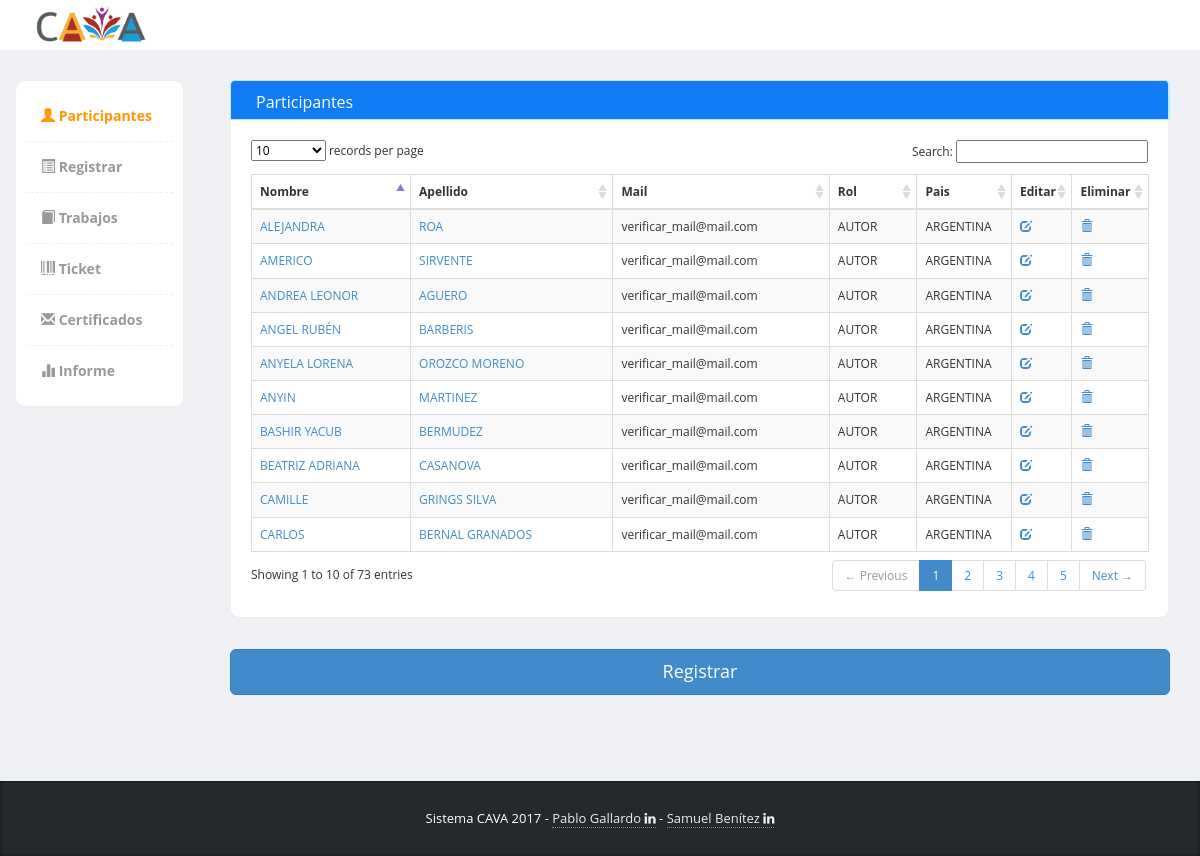
Before: / with the older database file.
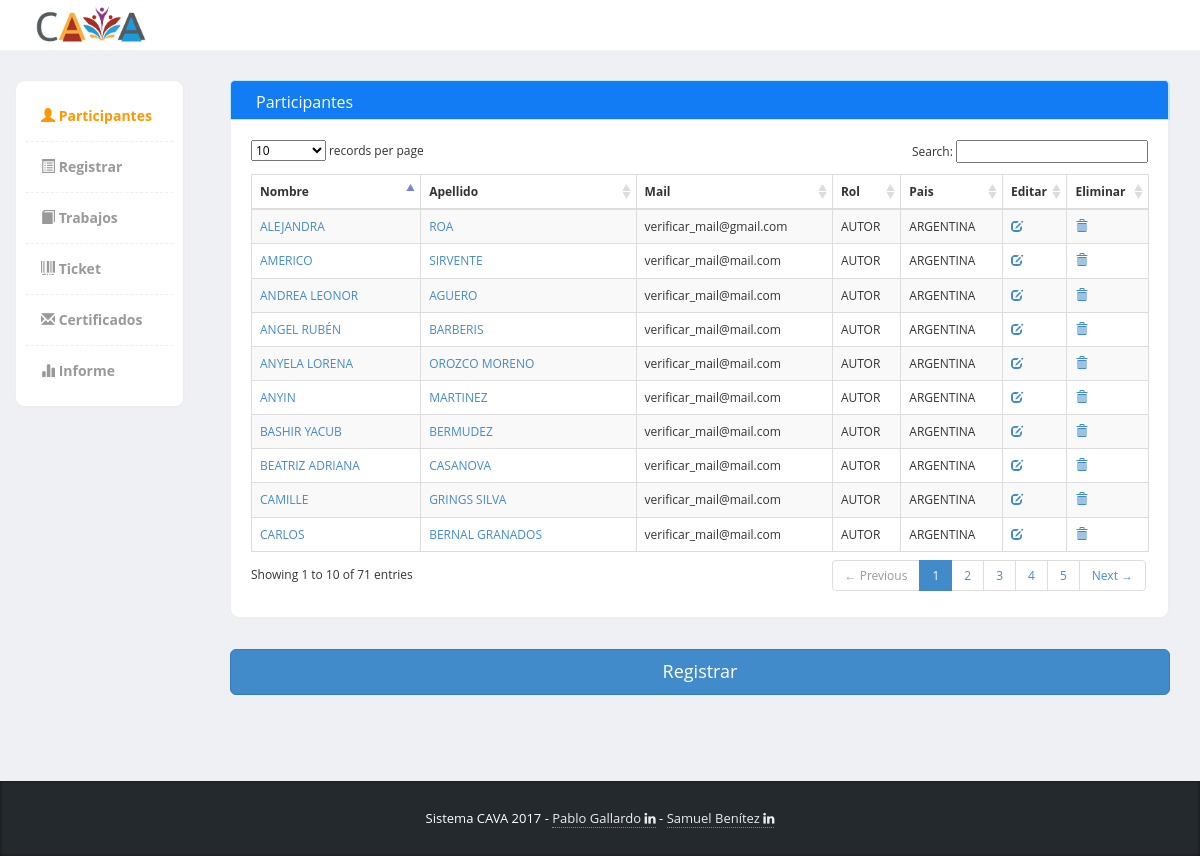
After: the same page with the newer database file.
### tables this page shows
CREATE TABLE `personas` (
  `id_persona` int(11) NOT NULL,
  `nombre` varchar(64) NOT NULL,
  `apellido` varchar(64) NOT NULL,
  `mail` varchar(100) NOT NULL,
  `id_rol` int(11) NOT NULL,
  `id_pais` int(11) NOT NULL
);

CREATE TABLE `rol` (
  `id_rol` int(11) NOT NULL,
  `rol` varchar(24) NOT NULL
);

CREATE TABLE `pais` (
  `id_pais` int(11) NOT NULL,
  `pais` varchar(32) NOT NULL
);

### application/controllers/participantes.php (called while the page is built, shortened)
<?php
class Participantes extends CI_Controller {
	public function __construct(){
		$this->load->model('personas_model');
	}
	public function index()
	{
		$data['participantes_menu'] = TRUE;
		$this->load->view('commons/header_menu_view',$data);
		$data['personas'] = $this->personas_model->get();
		$this->load->view('participantes_view',$data);
		$this->load->view('commons/footer_view');
	}
}

### index.php (called while the page is built, shortened)
<?php
require_once BASEPATH.'core/CodeIgniter.php';

### application/models/personas_model.php (called while the page is built, shortened)
<?php
class personas_model extends CI_model {
	function get($condition = null){
		$this->db->select('*');
		$this->db->from('personas p');
		$this->db->join('rol r', 'p.id_rol = r.id_rol');
		$this->db->join('pais pa', 'p.id_pais = pa.id_pais');
		$this->db->order_by('nombre');
		$query = $this->db->get();
		return $query->result();
	}
}

### application/views/participantes_view.php (the view, shortened to what this page needs)
<div class="col-md-12 panel-info">
			  			<div class="content-box-header panel-heading">
		  					<div class="panel-title ">Participantes</div>
			  			</div>
			  			<div class="content-box-large box-with-header">
			  				<table cellpadding="0" cellspacing="0" border="0" class="table table-striped table-bordered" id="example">
								<thead>
									<tr>
										<th>Nombre</th>
										<th>Apellido</th>
										<th>Mail</th>
										<th>Rol</th>
										<th>Pais</th>
										<th>Editar</th>
										<th>Eliminar</th>
									</tr>
								</thead>
								<tbody>
									<?php foreach ($personas as $persona):?>
									<tr class="odd gradeX">
										<td><a href="<?=base_url('bono')?><?='/pagos/'.$persona->id_persona?>"><?=strtoupper($persona->nombre)?></a></td>
										<td><a href="<?=base_url('bono')?><?='/pagos/'.$persona->id_persona?>"><?=strtoupper($persona->apellido)?></a></td>
										<td><?=$persona->mail?></td>
										<td class="center"><?=$persona->rol?></td>
										<td class="center"><?=$persona->pais?></td>
										<td class="center"><a href="<?=base_url('registro')?><?='/modificar/'.$persona->id_persona?>" title="modificar a <?=$persona->apellido?>, <?=$persona->nombre?>"><span class="glyphicon glyphicon-edit"></span></a></td>
										<td class="center"><a href="<?=base_url('registro')?><?='/eliminar/'.$persona->id_persona?>" class="eliminar" title="eliminar a <?=$persona->apellido?>, <?=$persona->nombre?>"><span class="glyphicon glyphicon-trash"></span></a></td>
									</tr>
									<?php endforeach; ?>
								</tbody>
							</table>
						</div>
						<div class="row">
							<div class="col-md-12">
								<a href="<?=base_url('registro')?>" class="btn btn-lg btn-block btn-primary">Registrar</a>
							</div>
						</div>
</div>

### application/views/commons/header_menu_view.php (shortened to what this page needs)
<!DOCTYPE html>
<html lang="es">
  <head>
    <link href="<?=base_url('assets/template/')?>bootstrap/css/bootstrap.min.css" rel="stylesheet">
    <link href="<?=base_url('assets/template/')?>css/styles.css" rel="stylesheet">
    <link href="<?=base_url('assets/font-awesome/')?>css/font-awesome.min.css" rel="stylesheet">
  </head>
  <body>
  	<div class="header">
	     <div class="container">
	        <div class="row">
	           <div class="col-md-5">
	              <div class="logo">
	                 <a href="<?=base_url('participantes')?>"><img class="headerimg" src="<?=base_url('docs/logocava.png')?>" width="27%" height="27%" alt="CAVA"></a>
	              </div>
	           </div>
	           <div class="col-md-2">
	              <div class="navbar navbar-inverse" role="banner">
	              </div>
	           </div>
	        </div>
	     </div>
	</div>
    <div class="page-content">
    	<div class="row">
	    	<div class="col-md-2">
			  	<div class="sidebar content-box" style="display: block;">
	                <ul class="nav">
	                    <li class="<?=(isset($participantes_menu)) ? 'current' : '' ?>"><a href="<?=base_url('participantes')?>"><span class="glyphicon glyphicon-user"></span> Participantes</a></li>
	                    <li class="<?=(isset($registro_menu)) ? 'current' : '' ?>"><a href="<?=base_url('registro')?>"><span class="glyphicon glyphicon-list-alt"></span> Registrar</a></li>
	                    <li class="<?=(isset($trabajos_menu)) ? 'current' : '' ?>"><a href="<?=base_url('trabajos')?>"><span class="glyphicon glyphicon-book"></span> Trabajos</a></li>
	                    <li class="<?=(isset($ticket_menu)) ? 'current' : '' ?>"><a href="<?=base_url('ticket')?>"><span class="glyphicon glyphicon-barcode"></span> Ticket</a></li>
	                    <li class="<?=(isset($certificados_menu)) ? 'current' : '' ?>"><a href="<?=base_url('certificados')?>"><span class="glyphicon glyphicon-envelope"></span> Certificados</a></li>
	                    <li class="<?=(isset($informe_menu)) ? 'current' : '' ?>"><a href="<?=base_url('informe')?>"><span class="glyphicon glyphicon-stats"></span> Informe</a></li>
	                </ul>
	             </div>
			  </div>
			  <div class="col-md-10">

### application/views/commons/footer_view.php (shortened to what this page needs)
      </div>
    </div>
  </div>
  <br>
  <br>
  <br>
  <br>
  <br>
    <footer>
         <div class="container">
            <div class="copy text-center">
               Sistema CAVA 2017 - <a href="https://www.linkedin.com/in/gal-pab/" target="_blank">Pablo Gallardo <i class="fa fa-linkedin" aria-hidden="true"></i></a> -
               <a target="_blank" href="https://www.linkedin.com/in/samuel-benitez-877657127/">Samuel Benítez <i class="fa fa-linkedin" aria-hidden="true"></i></a>
            </div>
         </div>
    </footer>
     <link href="<?=base_url('assets/template/')?>vendors/datatables/dataTables.bootstrap.css" rel="stylesheet" media="screen">
  </body>
</html>

### assets/template/css/styles.css (style rules this page uses)
.header { background-color: #ffffff !important; }
.panel-info>.panel-heading { color: #ffffff; background-color: #117cf3; border-color: #bce8f1; }
.sidebar .nav li a:hover, .sidebar .nav li.current > a { color: #ff9800 !important; }
footer { background-color: #24292e !important; }
body { font-family: 'Open Sans', sans-serif; background-color: #f7f7f7; position: relative; margin: 0px; font-size: 12px; padding: 0px; }
.page-content > .row { margin-left: 0px !important; margin-right: 0px !important; margin-top: 30px; }
footer { background-color:#2c3742; box-shadow:inset 0px 0px 3px #111; color:#fff; font-size:14px; line-height:25px; padding:10px 0px 10px 0px; bottom: 0px; }
footer a { color:#eee; text-decoration:none; border-bottom:1px dotted #888; }
footer .copy { font-size:13px; margin:15px 0px; }
.header { height:50px; background-color: #2c3742; }
.header .navbar { background:none !important; border:0px !important; }
.content-box, .content-box-large { margin-bottom:30px; background:#fff; border-radius:10px; padding:10px; border-left:1px solid #eee; border-top:1px solid #eee; border-right:2px solid #eee; border-bottom:2px solid #eee; }
.content-box-large { padding: 20px; }
.box-with-header { border-top: none; border-top-left-radius:0px; border-top-right-radius:0px; }
.content-box-header { min-height: 40px; font-size: 16px; background:#f5f5f5; border-top-left-radius:5px; border-top-right-radius:5px; padding:10px; border-left:1px solid #eee; border-top:1px solid #eee; border-right:2px solid #eee; }
.content-box-header:after { clear:both; }
.sidebar ul.nav, .sidebar ul.nav ul { list-style: none; padding: 0px; margin: 0px; }
.sidebar .nav > li { margin: 0; border-bottom:1px dashed #eee; }
.sidebar .nav > li:last-child { border-bottom:0px; }
.sidebar .nav > li > a { font-size: 14px; line-height: 20px; padding: 15px 15px; color: #999; display: block; font-weight:bold; background:none; text-decoration: none; border-top:0px; font-weight:bold; }
.sidebar .nav li a:hover, .sidebar .nav li.current > a { background: #fff; color: #555; border-bottom:0px; }
body { background-color: #eff0f3; }
.panel-heading>.panel-title, .content-box-header .panel-title { float: left; padding: 10px 15px; padding-top: 0px; }

Changed rows visible on the page:
changed personas "ALEJANDRA": mail "verificar_mail@mail.com" → "verificar_mail@gmail.com"
Other visible differences:
text written by a page script: "records per page Search: Showing 1 to 10 of 73 entries ← Previous 1 2 3 4 5 Next →" → "records per page Search: Showing 1 to 10 of 71 entries ← Previous 1 2 3 4 5 Next →"
